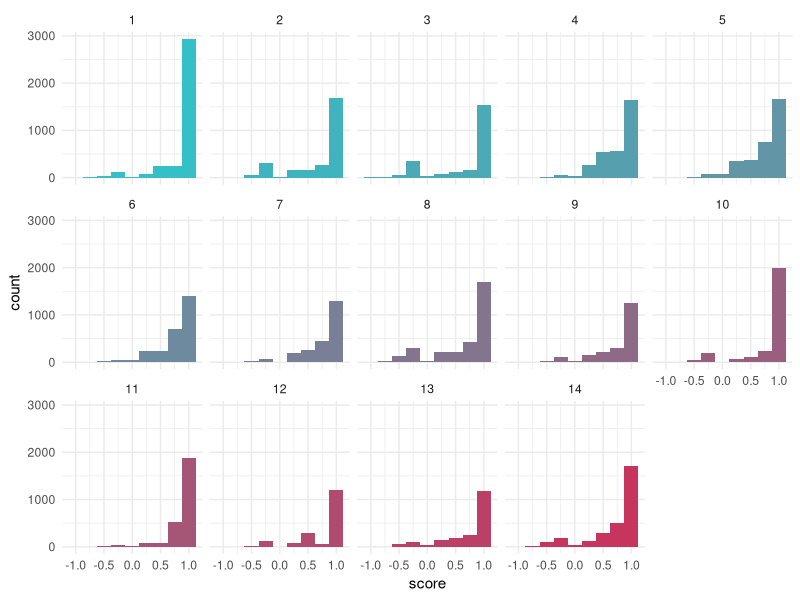

Reproduce this figure in R. (Note: this script raises an error after producing the figure.)
## ---- chunk 1
library(tidyverse)
#rewrite to your working directory
setwd("D:\\Adam\\Szakdolgozat\\_Gitre\\ReMo_data_analysis\\data_googleforms")
## ---- chunk 2
answers_all <- read_csv2("all_answers.csv")
#faktorrá varázsol
answers_all$type <- factor(answers_all$type)
answers_all$subtype <- factor(answers_all$subtype)
answers_all$form_id <- factor(answers_all$form_id)
answers_all$question_id <- factor(answers_all$question_id)

answers_all <- answers_all %>%
    mutate(
      empty = (a==0 & b==0 & c==0 & d==0 & score==0)) 
## ---- chunk 3
#basis of function written by Natália Novák
makeGradient <- function(vec, palette_of_two, highlight = FALSE) {
  
  # ha nem értelmezhető adatokat kapunk, nem módosít semmit
  if (class(vec)=="factor" || class(vec)=="character") {
    return();
  }
  
  # ismétlődő elemek kiszűrése
  vec <- unique(vec)
  vec <- sort(vec, decreasing = FALSE)
  
  c1 <- col2rgb(palette_of_two[1], alpha = FALSE)
  c2 <- col2rgb(palette_of_two[2], alpha = FALSE)
  
  # skálázás
  r <- integer(0)
  g <- integer(0)
  b <- integer(0)
  j = 0
  for (i in vec) {
    i = (i-min(vec))/(max(vec)-min(vec))
    j = j+1
    r[j] <- round(c1[1] + i*(c2[1]-c1[1]), 0)
    g[j] <- round(c1[2] + i*(c2[2]-c1[2]), 0)
    b[j] <- round(c1[3] + i*(c2[3]-c1[3]), 0)
  }
  
  if (length(vec) > 2 && highlight) {
    midIndex = ceiling(length(vec)/2)
    r[midIndex] = round((r[midIndex] + 255) / 2)
    g[midIndex] = round((g[midIndex] + 255) / 2)
    b[midIndex] = round((b[midIndex] + 255) / 2)
  }
  
  # legyen minden hexa
  r <- format(as.hexmode(r), width=2)
  g <- format(as.hexmode(g), width=2)
  b <- format(as.hexmode(b), width=2)
  
  hex <- data.frame(r, g, b)
  
  # legyen n darab hex stringünk
  cols <- character(0)
  j <- 0
  while (j <= length(vec)) {
    j <- j + 1;
    cols <- c(cols, paste('#', hex[j,1], hex[j,2], hex[j,3], sep = ""))
  }
  
  return(cols)
}
## ---- chunk 4
theme_set(theme_minimal(base_size = 11)) 
myGradient_1 = c("#ff6868","#05406b")
myGradient_2 = c("#35bfc6","#c6355e")
## ---- chunk 5
answers_all %>%
    filter(empty == F) %>%
    ggplot(aes(score, fill=as.factor(form_id))) +
    geom_histogram(binwidth = 0.25) +
    facet_wrap(~form_id,ncol = 5) + guides(fill=FALSE) +
    scale_fill_manual(values = 
                        makeGradient(as.numeric(answers_all$form_id), 
                                     myGradient_2))
## ---- chunk 6
forms_all %>%
    ggplot(aes(score, fill=as.factor(form_id))) +
    geom_histogram(binwidth = 0.5) +
    facet_wrap(~form_id,ncol = 5) + guides(fill=FALSE) +
    scale_fill_manual(values = 
                        makeGradient(as.numeric(answers_all$form_id), 
                                     myGradient_2))
## ---- chunk 7
ggplot(answers_all, aes(x =form_id, fill = forcats::fct_rev(as.factor(
                          round(score*4,0)/4)))) +
    labs(fill = "score") +
    geom_bar(width = 0.9) +
  scale_fill_manual(values = makeGradient(round(answers_all$score*4,0)/4,
                                            myGradient_2)) +
    theme_minimal()
## ---- chunk 8
ggplot(answers_all, aes(x =type,
                        fill = forcats::fct_rev(as.factor(
                          round(score*4,0)/4)))) +
    geom_bar(width = 0.7) +
    coord_flip() +
    labs(fill = "score") +
    scale_fill_manual(values = 
                        makeGradient(round(answers_all$score*4,0)/4, 
                                     myGradient_2, 
                                     TRUE))
## ---- chunk 9
ggplot(answers_all, aes(x = type,
                        fill = forcats::fct_rev(as.factor(
                          round(score*4,0)/4)))) +
    geom_bar(width = 0.4) +
    facet_wrap(~type,ncol = 9, scales = "free") +
    labs(fill = "score") +
    scale_fill_manual(values = makeGradient(round(answers_all$score*4,0)/4, 
                                            myGradient_2, 
                                            TRUE)) +
    scale_x_discrete(position = "top") +
    #theme_void() +
    theme(axis.text.y = element_blank(),
          axis.ticks = element_blank(),
          panel.grid = element_blank(),
          axis.title = element_blank(),
          strip.text = element_blank(),
          strip.background = element_blank(),
          panel.spacing = unit(-3, "lines"))
## ---- chunk 10
ggplot(answers_all) +
  geom_boxplot(aes(x = type, y = score, fill=type), outlier.size = 1) +
  theme(axis.text.x = element_text(angle=45)) +
  scale_fill_manual(values = makeGradient(1:length(levels(answers_all$type)),
                                            myGradient_2))
## ---- chunk 11

answers_all %>%
    ggplot() +
    geom_bar(aes(as.character(question_id),
                 fill = forcats::fct_rev(as.factor(round(score*4,0)/4)))) +
    labs(fill = "score") + 
    facet_wrap(~form_id, ncol = 4, scales = "free") +
    scale_fill_manual(values = makeGradient(round(answers_all$score*4,0)/4,
                                            myGradient_2))
## ---- chunk 12

answers_all %>%
    ggplot() +
    geom_bar(aes(subtype,
                 fill = forcats::fct_rev(as.factor(round(score*4,0)/4)))) +
    labs(fill = "score") + 
    coord_flip() +
    facet_wrap(~type, ncol = 4, scales = "free") +
    
    scale_fill_manual(values = makeGradient(round(answers_all$score*4,0)/4,
                                            myGradient_2)) +
    theme(axis.ticks.x = element_blank(),
          axis.text.x=element_blank(), 
          axis.title.x = element_blank())
## ---- chunk 13

answers_all %>%
    ggplot() +
    geom_boxplot(aes(subtype, score, fill = subtype)) +
    labs(fill = "score") + 
    coord_flip() +
    facet_wrap(~type, ncol = 3, scales = "free") +
    guides(fill = FALSE) + 
    scale_fill_manual(values = makeGradient(1:length(levels(answers_all$subtype)),
                                            myGradient_2)) +
    theme(
      axis.ticks.x = element_blank(),
          axis.text.x=element_blank(), 
          axis.title.x = element_blank())
## ---- chunk 14
answers_all %>%
    ggplot() +
    geom_bar(aes(question_id, fill = empty)) + 
    facet_wrap(~form_id, scales = "free") +
    scale_fill_manual(values = myGradient_2)
## ---- chunk 15
answers_all %>%
    filter(date < as.POSIXct("05.19.2017 00:00:01",
                             format = "%m.%d.%Y %H:%M:%S")) %>% 
    filter(empty == F) %>%
    ggplot() +
    geom_jitter(aes(date, score, color = type), 
                size = 2, 
                width = 0.3, 
                height = 0.1, 
                alpha = 0.1) +
    facet_wrap(~form_id, ncol = 3) +
    geom_smooth(color=myGradient_1[2], aes(date, score)) +
    theme(axis.text.x = element_text(angle=45))

## ---- chunk 16
answers_all %>%
    filter(date < as.POSIXct("05.19.2017 00:00:01",
                             format = "%m.%d.%Y %H:%M:%S")) %>% 
    filter(empty == F) %>%
    ggplot() +
    geom_histogram(
      aes(date, fill=forcats::fct_rev(as.factor(round(score,1)))),
      binwidth = 1500 ) +
    labs(fill = "score") + 
    scale_fill_manual(values = makeGradient(answers_all$score,
                                            myGradient_2))

## ---- chunk 17
#rewrite to your working directory
setwd("D:\\Adam\\Szakdolgozat\\_Gitre\\ReMo_data_analysis")
